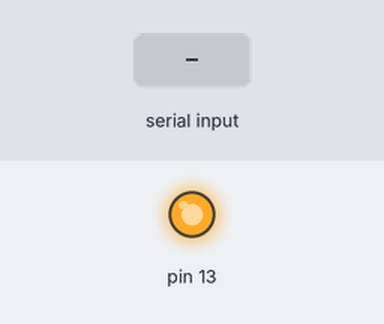
This sketch was run on a simulated Arduino Uno, built with avr-gcc and run on an emulated ATmega328P. Shown: output pins drawn as LEDs (lit = HIGH). The test bench sets the inputs (shaded band).

Above: at 4.2 s.
4.3 s: "0" received over Serial
At 5.5 s:
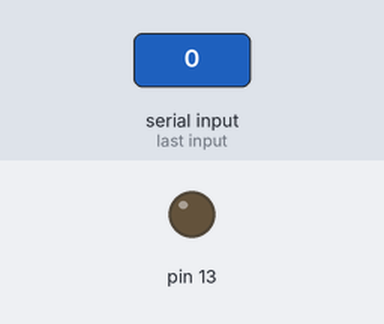
5.8 s: "1" received over Serial
At 6.8 s:
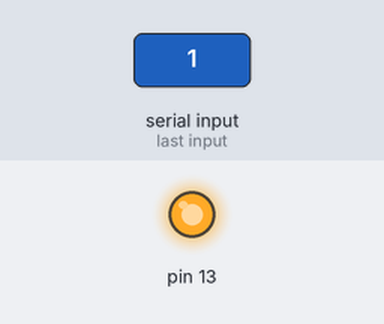
Timing chart, 0 to 8.8 s (numbered marks = the images above; inputs shaded):
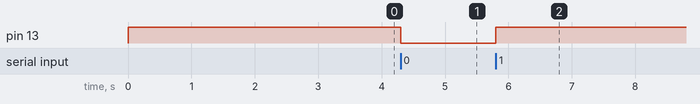

Measured:
- after the input at 4.3 s, pin 13: HIGH → LOW at once
- after the input at 5.8 s, pin 13: LOW → HIGH at once

The sketch:

p2a.ino
```cpp
int data;

void setup() {
  Serial.begin(9600);
  pinMode (13,OUTPUT);
      digitalWrite(13,HIGH);
      delay(3000);

}

void loop() {

  if(Serial.available() != 0) {
    data = Serial.read();}

  if (data == '1'){
    digitalWrite(13,HIGH);
  }
  else if (data == '0'){
    digitalWrite(13,LOW);
  }


}
```
